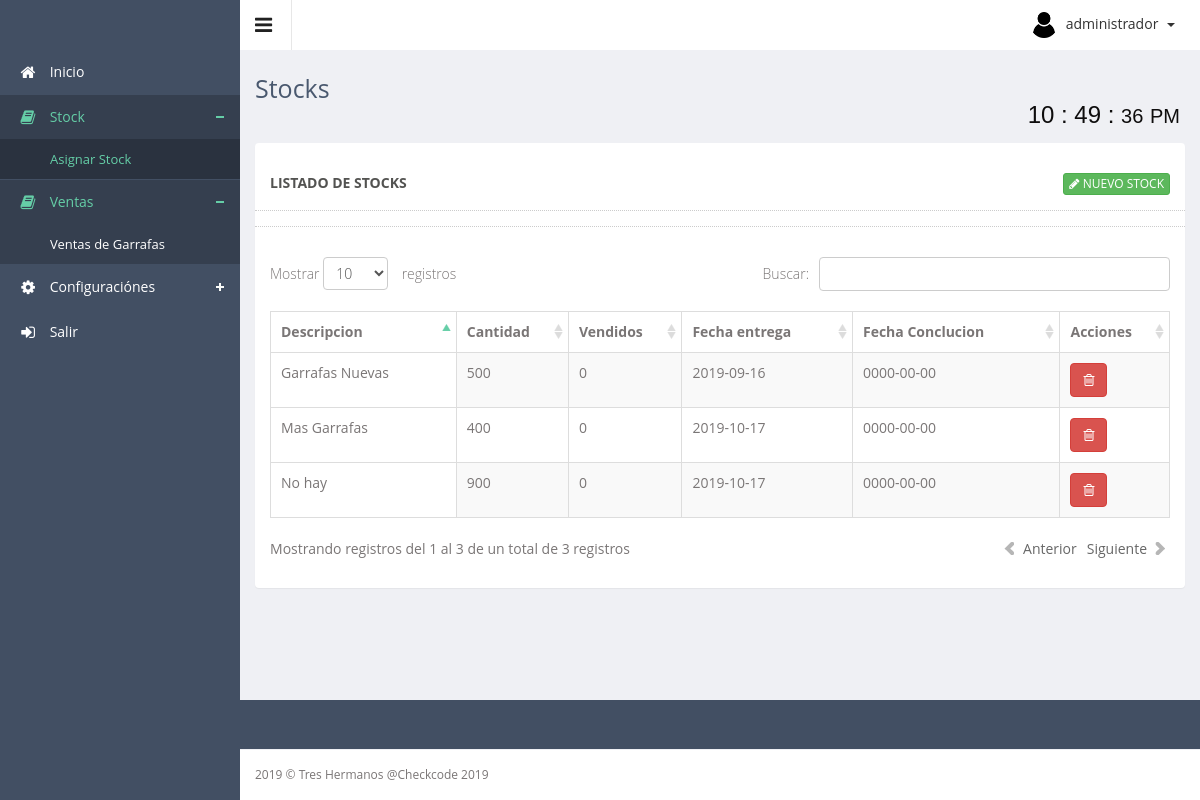
/app/controller/stock/ (signed in), run on the app's committed database.
### tables this page shows
CREATE TABLE `stocks` (
  `id_stock` int(11) NOT NULL,
  `descripcion` varchar(200) NOT NULL,
  `cantidad` int(11) NOT NULL,
  `vendido` int(11) NOT NULL,
  `fecha_inicio` date NOT NULL,
  `fecha_fin` date NOT NULL,
  `hora_inicio` time NOT NULL,
  `hora_fin` time NOT NULL,
  `usuario_id` int(11) NOT NULL,
  `estado` int(11) NOT NULL,
  `sinc_estado` int(11) DEFAULT NULL
);

### app/controller/stock/index.php (called while the page is built, shortened)
<?php
	require_once ("../../config/conexion.php");
	if (!($stocks = $con->query("SELECT * FROM stocks  where estado=1 "))) {
    	echo "Falló SELECT: (" . $con->errno . ") " . $con->error;
	}
	require_once ('../../../public/views/plantilla.php');
?>

### public/views/stock/index.php (the view, shortened to what this page needs)
<div class="row">
    <div class="col-sm-12">
        <section class="panel">
            <header class="panel-heading">
                <div class="row panel-heading">
                    LISTADO DE STOCKS
                    <span class="pull-right">
                        <a href="#modal_Registrar" class="btn btn-xs btn-success" data-toggle="modal">
                            <span class="fa fa-pencil"></span> Nuevo Stock
                        </a>
                    </span>
                </div>
            </header>
            <div class="panel-body">
                <div class="adv-table" >
                    <table  class="display table table-bordered table-striped" id="tbtutor">
                        <thead>
                            <tr>
                                <th>Descripcion</th>
                                <th>Cantidad</th>
                                <th>Vendidos</th>
                                <th>Fecha entrega</th>
                                <th>Fecha Conclucion</th>
                                <th class="center"> Acciones</th>
                            </tr>
                        </thead>
                    <tbody>
                            <?php foreach ($stocks as $stock): ?>
                                <tr class="gradeX">
                                    <td><?php echo $stock['descripcion']; ?></td>
                                    <td><?php echo $stock['cantidad']; ?></td>
                                    <td><?php echo $stock['vendido']; ?></td>
                                    <td><?php echo $stock['fecha_inicio']; ?></td>
                                    <td><?php echo $stock['fecha_fin']; ?></td>
                                    <td >
                                        <a class="btn btn-danger" href="#modalEliminar" role="button" data-toggle="modal" data-placement="top" title="Eliminar" onclick="eliminar_datos(<?php echo $stock['id_stock'] ?>)">
                                            <span class="fa fa-trash-o"></span>
                                        </a>
                                    </td>
                                </tr>
                            <?php endforeach ?>
                    </tbody>
                </table>
            </div>
        </div>
    </section>
</div>
</div>

### resources/assets/js/advanced-datatable/css/demo_table.css (style rules this page uses)
table.display { margin: 0 auto; clear: both; width: 100%; }
table.display thead th { padding: 3px 18px 3px 10px; border-bottom: 1px solid black; font-weight: bold; cursor: pointer; * cursor: hand; }
table.display td { padding: 3px 10px; }
.sorting_asc { background: url('../images/sort_asc.png') no-repeat center right; }
.sorting { background: url('../images/sort_both.png') no-repeat center right; }
table.display tr.odd.gradeX { background-color: #ffdddd; }
table.display tr.even.gradeX { background-color: #ffeeee; }
tr.odd { background-color: #E2E4FF; }
tr.even { background-color: white; }
tr.odd td.sorting_1 { background-color: #D3D6FF; }
tr.even td.sorting_1 { background-color: #EAEBFF; }
tr.odd.gradeX td.sorting_1 { background-color: #ffc4c4; }
tr.even.gradeX td.sorting_1 { background-color: #ffd5d5; }
table.display tr.gradeX { background-color: #ffdddd; }

### data on the page
stocks: descripcion "Garrafas Nuevas", cantidad "500", vendido "0", fecha_inicio "2019-09-16", fecha_fin "0000-00-00"
stocks: descripcion "Mas Garrafas", cantidad "400", vendido "0", fecha_inicio "2019-10-17", fecha_fin "0000-00-00"
stocks: descripcion "No hay", cantidad "900", vendido "0", fecha_inicio "2019-10-17", fecha_fin "0000-00-00"

### other printed values
$_SESSION['nombre'] "administrador"
$subTitulo "Stocks"
